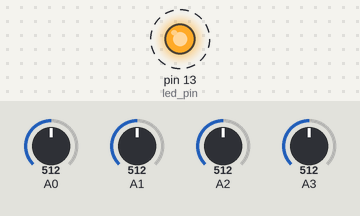
Bench run of a sketch on a simulated Arduino Uno, built with avr-gcc and run on an emulated ATmega328P. Parts: output pins drawn as LEDs (lit = HIGH). Dashed ring = blinking. The test bench sets the inputs (shaded band); at power-on: A0 = 512, A1 = 512, A2 = 512, A3 = 512. What the sketch prints to the serial monitor is not drawn.

Above: at 0.5 s.
Timing chart, 0 to 4.6 s (numbered marks = the images above):
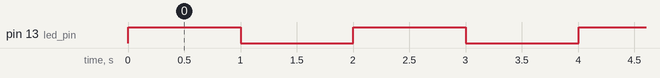

Measured:
- by itself, pin 13 (led_pin): alternates HIGH for 1.0 s and LOW for 1.0 s

The sketch:

transmitter_pro_08_01_2016_1.ino.ino.ino
```cpp
// (licence header left out)
#include <VirtualWire.h>

const int led_pin = 13;
//const int power_pin = 2;
               // const int transmit_pin = 1;
//const int receive_pin = 2;
//const int transmit_en_pin = 4;

char msg[255];
//const char p_msg;

int voltage_A0;
int voltage_A1;
int voltage_A2;
int voltage_A3;

String  str_voltage_A0;
String str_voltage_A1;
String str_voltage_A2;
String str_voltage_A3;

String strMsg;

void setup()
{
                                            Serial.begin(9600);
    // Initialise the IO and ISR
                                          //   vw_set_tx_pin(transmit_pin);
 //  vw_set_rx_pin(receive_pin);
    //vw_set_ptt_pin(transmit_en_pin);
                                        //vw_set_ptt_inverted(true); // Required for DR3100
                                        // vw_setup(2000);       // Bits per sec
    pinMode(led_pin, OUTPUT);
 //   pinMode(power_pin, OUTPUT);
  //  digitalWrite(power_pin, HIGH);
}

byte count = 1;


//const char *msg = "255";
//const char p_msg = *msg;


void loop()
{
  voltage_A0 = analogRead(A0);
  voltage_A1 = analogRead(A1);
  voltage_A2 = analogRead(A2);
  voltage_A3 = analogRead(A3);


 str_voltage_A0 = String(voltage_A0,DEC);
  str_voltage_A1 = String(voltage_A1,DEC);
  str_voltage_A2 = String(voltage_A2,DEC);
 str_voltage_A3 = String(voltage_A3,DEC);
                                //String millisresult = String(millis());

//strMsg = "255";
                                //strMsg = str_voltage_A0;
//strMsg+= str_voltage_A1;
//strMsg+= str_voltage_A2;
//strMsg+= str_voltage_A3;


//strMsg.toCharArray(msg, 255);


                                                      digitalWrite(led_pin, HIGH); // Flash a light to show transmitting
//  vw_send((uint8_t *)msg, strlen(msg));
//  vw_wait_tx(); // Wait until the whole message is gone
                                                   // digitalWrite(led_pin, LOW);

Serial.println(voltage_A0);
Serial.println(voltage_A1);
Serial.println(voltage_A2);
Serial.println(voltage_A3);

Serial.println(str_voltage_A0);
Serial.println(str_voltage_A1);
Serial.println(str_voltage_A2);
Serial.println(str_voltage_A3);


  delay(1000);

                                                          digitalWrite(led_pin, LOW);
                                                            delay(1000);
}
```
